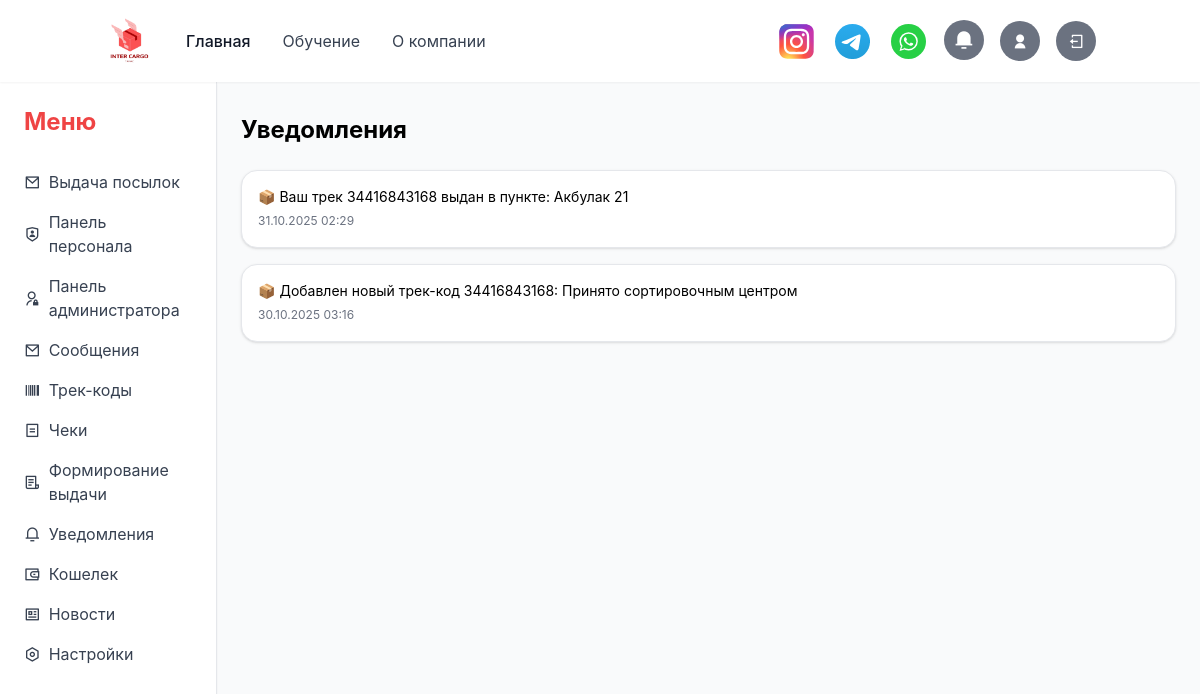
The page /profile/notifications/ (signed in) on the database its author committed.
### myprofile/models.py (models this page shows, shortened)
class Notification(models.Model):
    user = models.ForeignKey(settings.AUTH_USER_MODEL, on_delete=models.CASCADE, related_name="notifications")
    message = models.CharField(max_length=255, verbose_name="Сообщение")
    is_read = models.BooleanField(default=False, verbose_name="Прочитано")
    created_at = models.DateTimeField(auto_now_add=True, verbose_name="Дата")

### myprofile/views/notifications.py (the view)
# urls.py: path('notifications/', notifications.notifications_list, name='notifications'),
@login_required
def notifications_list(request):
    notifications = Notification.objects.filter(user=request.user).order_by('-created_at')
    return render(request, 'notifications.html', {'notifications': notifications})

### myprofile/views/notifications.py (called while the page is built)
def notifications_context(request):
    if request.user.is_authenticated:
        unread_count = Notification.objects.filter(user=request.user, is_read=False).count()
        return {'unread': unread_count}   # см. пункт 1
    return {}

### myprofile/templates/notifications.html (shortened to what this page needs)
<!DOCTYPE html>
<html lang="ru">
{% load static %}
<head>
    <script src="https://cdn.tailwindcss.com/3.4.16"></script>
    <link rel="stylesheet" href="{% static 'styles/css2.css' %}"/>
    <link rel="stylesheet" href="{% static 'styles/styles.css' %}"/>
    <link rel="stylesheet" href="{% static 'styles/remixicon/remixicon.css' %}"/>
</head>
<body class="bg-gray-50 min-h-screen">
{% include 'includes/header.html' %}
    {% block content %}
    <div class="flex min-h-screen">
    {% include 'includes/sidebar.html' %}
        <div class="w-full px-6 py-8 mx-auto">
            <h1 class="text-2xl font-bold mb-6">Уведомления</h1>
            <div class="space-y-4">
            {% for notif in notifications %}
            <div class="border rounded-lg shadow bg-white p-4 flex justify-between items-start {% if not notif.is_read %}bg-gray-50{% endif %}">
                <div>
                <p class="text-sm">{{ notif.message }}</p>
                <span class="text-xs text-gray-500">{{ notif.created_at|date:"d.m.Y H:i" }}</span>
                </div>
            </div>
            {% empty %}
            <p class="text-gray-500">Уведомлений нет.</p>
            {% endfor %}
            </div>
        </div>
    </div>
    {% endblock %}
</body>
</html>

### mainview/templates/includes/header.html (shortened to what this page needs)
{% load static %}
<header class="bg-white shadow-sm sticky top-0 z-50">
    <div class="container mx-auto px-4 py-4 flex justify-between items-center">
        <div class="flex items-center">
            <a href="/" class="text-2xl font-['Pacifico'] text-primary mr-8">
                <img src="{% static 'images/logo.png' %}" style="height: 50px; width: 50px;" alt="Inter Cargo Logo">
            </a>
            <nav id="desktop-menu" class="hidden md:flex space-x-8">
                <a href="/" class="text-gray-900 font-medium hover:text-primary transition">Главная</a>
                <a href="{% url 'education' %}" class="text-gray-700 hover:text-primary transition">Обучение</a>
                <a href="{% url 'about' %}" class="text-gray-700 hover:text-primary transition">О компании</a>
            </nav>
        </div>
        <div class="flex items-center space-x-4">
            <a href="https://www.instagram.com/inter_cargo_trz/" class="w-10 h-10 flex items-center justify-center rounded-full bg-white-100 hover:bg-white-100 transition hidden md:flex" target="_blank" rel="noopener noreferrer">
                <img src="{% static 'images/instagram.svg' %}" style="height: 35px; width: 35px;" alt="Instagram">
            </a>
            <a href="https://t.me/inter_cargo" class="w-10 h-10 flex items-center justify-center rounded-full bg-white-100 hover:bg-white-100 transition hidden md:flex" target="_blank" rel="noopener noreferrer">
                <img src="{% static 'images/telegram.svg' %}" style="height: 35px; width: 35px;" alt="Telegram">
            </a>
            <a href="https://wa.me/77066440624" class="w-10 h-10 flex items-center justify-center rounded-full bg-white-100 hover:bg-white-100 transition hidden md:flex" target="_blank" rel="noopener noreferrer">
                <img src="{% static 'images/whatsapp.svg' %}" style="height: 35px; width: 35px;" alt="WhatsApp">
            </a>
            {% if user.is_authenticated %}
                <div class="relative">
                    <button id="notification-button" class="relative w-10 h-10 flex items-center justify-center rounded-full bg-gray-500 hover:bg-black transition" title="Уведомления">
                        <i class="ri-notification-3-fill text-white text-xl"></i>
                    </button>
                    <div class="relative flex items-center">
                    </div>
                </div>
                <a href="{% url 'profile' %}" class="w-10 h-10 flex items-center justify-center rounded-full bg-gray-500 hover:bg-black transition hidden md:flex" title="Профиль">
                    <i class="ri-user-fill text-white"></i>
                </a>
                <form method="post" action="{% url 'logout' %}" style="display: inline;">
                    <button type="submit" class="w-10 h-10 flex items-center justify-center rounded-full bg-gray-500 hover:bg-black transition hidden md:flex" title="Выйти">
                        <i class="ri-logout-box-line text-white"></i>
                    </button>
                </form>
            {% else %}
                <a href="{% url 'login' %}" class="text-sm text-gray-700 hover:text-primary transition hidden md:inline">Войти</a>
                <a href="{% url 'register' %}" class="text-sm text-gray-700 hover:text-primary transition hidden md:inline">Регистрация</a>
            {% endif %}
        </div>
    </div>
</header>

### mainview/templates/includes/m_sidebar.html (shortened to what this page needs)
{% load static %}

### mainview/templates/includes/sidebar.html
{% load static %}
  <aside class="w-64 bg-white border-r border-gray-200 p-6 hidden md:block shadow-sm sticky top-0 h-screen">
    <a href="{% url 'profile' %}">
      <h1 class="text-2xl font-bold text-red-500 mb-8">Меню</h1>
    </a>
    <nav class="space-y-4 text-gray-700">
      {% if request.user.userprofile.is_staff %}
      <a href="{% url 'extradition' %}" class="flex items-center gap-2 hover:text-red-500"><i class="ri-mail-line"></i> Выдача посылок</a>
      <a href="{% url 'update_tracks' %}" class="flex items-center gap-2 hover:text-red-500"><i class="ri-shield-user-line"></i> Панель персонала</a>
      <a href="{% url 'admin:index' %}" class="flex items-center gap-2 hover:text-red-500"><i class="ri-admin-line"></i> Панель администратора</a>
      {% endif %}
      <a href="#messages" class="flex items-center gap-2 hover:text-red-500"><i class="ri-mail-line"></i> Сообщения</a>
      <a href="{% url 'track_codes' %}" class="flex items-center gap-2 hover:text-red-500"><i class="ri-barcode-line"></i> Трек-коды</a>
      <a href="{% url 'delivered_posts' %}" class="flex items-center gap-2 hover:text-red-500"><i class="ri-bill-line"></i> Чеки</a>
      <a href="{% url 'extradition_receipt' %}" class="flex items-center gap-2 hover:text-red-500"><i class="ri-file-list-3-line"></i>Формирование выдачи</a>
      <a href="{% url 'notifications' %}" class="flex items-center gap-2 hover:text-red-500"><i class="ri-notification-3-line"></i> Уведомления</a>
      <a href="#wallet" class="flex items-center gap-2 hover:text-red-500"><i class="ri-wallet-3-line"></i> Кошелек</a>
      <a href="#news" class="flex items-center gap-2 hover:text-red-500"><i class="ri-news-line"></i> Новости</a>
      <a href="{% url 'settings' %}" class="flex items-center gap-2 hover:text-red-500"><i class="ri-settings-line"></i> Настройки</a>
    </nav>
  </aside>

### mainview/templates/includes/footer.html (shortened to what this page needs)
{% load static %}

### mainview/static/styles/styles.css (style rules this page uses)
:where([class^="ri-"])::before { content: "\f3c2"; }
body { font-family: 'Inter', sans-serif; }

### rows shown on the page
Notification: message "📦 Ваш трек 34416843168 выдан в пункте: Акбулак 21", created_at "31.10.2025 02:29"
Notification: message "📦 Добавлен новый трек-код 34416843168: Принято сортировочным центром", created_at "30.10.2025 03:16"
